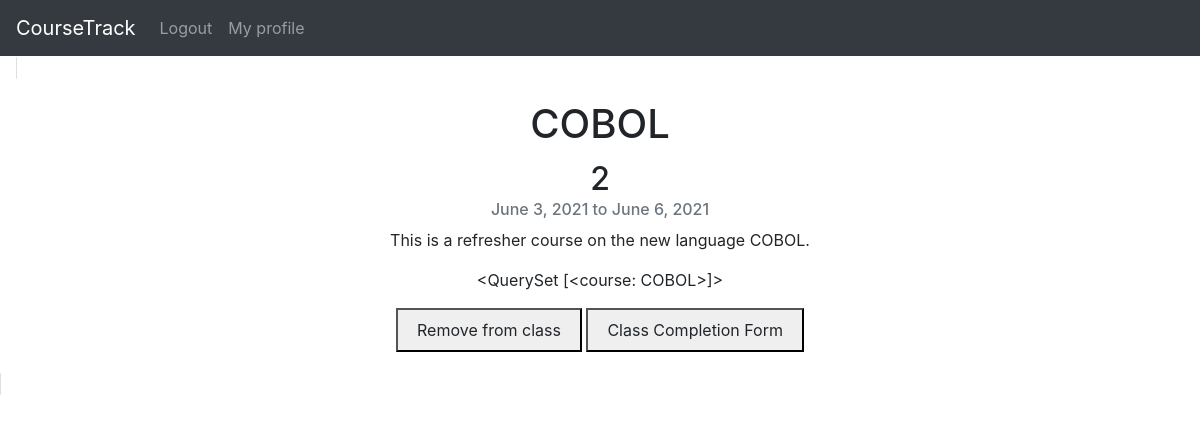
The app's page /course/2/ (signed in) with its own data.
### base/models.py (models this page shows, shortened)
class course(models.Model):
    title = models.CharField(default=None, max_length=40)
    startDate = models.DateField(default=None)
    endDate = models.DateField(default=None)
    description = models.TextField(default=None, max_length=200)
    students = models.ManyToManyField(The_User, related_name='courses_completed', blank=True, null=True)
    available = models.BooleanField(default=True)
    def __str__(self):
        return self.title

class The_User(AbstractUser):
    bio = models.TextField(default=None, null=True, blank=True)

### base/views.py (the view)
# urls.py: path('course/<int:pk>/', CourseDetailView.as_view(), name='course_detail'),
class CourseDetailView(LoginRequiredMixin, DetailView):
    model = course
    template_name = "course_detail.html"
    context_object_name = "course"

### base/templates/course_detail.html (shortened to what this page needs)
{% extends 'base.html' %}
{% block content %}
<div class="card" style="display: inline; width: 40rem; margin: 1rem 1rem 1rem 1rem; text-align: center;">
  <div class="card-body">
    <h1 class="card-title">{{ course.title }}</h1>
    <h2>{{ course.id }}</h2>
    <h6 class="card-subtitle mb-2 text-muted">
      {{ course.startDate }} to {{ course.endDate }}
    </h6>
    <p class="card-text">{{ course.description }}</p>
    <p>{{ request.user.courses_completed.all }}</p>
    {% if course.available and not course in request.user.courses_completed.all %}
    <button><a
      class="btn"
      href="{% url 'change-course' 'subscribe' course.id %}"
      class="card-link"
      >Enroll now</a
    ></button>
    <h4>This course is available</h4>
    {% else %}
    <button><a
    class="btn"
    href="{% url 'change-course' 'unsubscribe' course.id %}"
    class="card-link"
    >Remove from class</a
    ></button>
    <button><a class="btn" href="{% url 'course_complete' %}"> Class Completion Form</a></button>
    {% endif %}
  </div>
</div>
{% endblock content %}

### records on screen
course: title "COBOL", id "2", startDate "June 3, 2021", endDate "June 6, 2021", description "This is a refresher course on the new language COBOL."
The_User: user.courses_completed.all "<QuerySet [<course: COBOL>]>"
